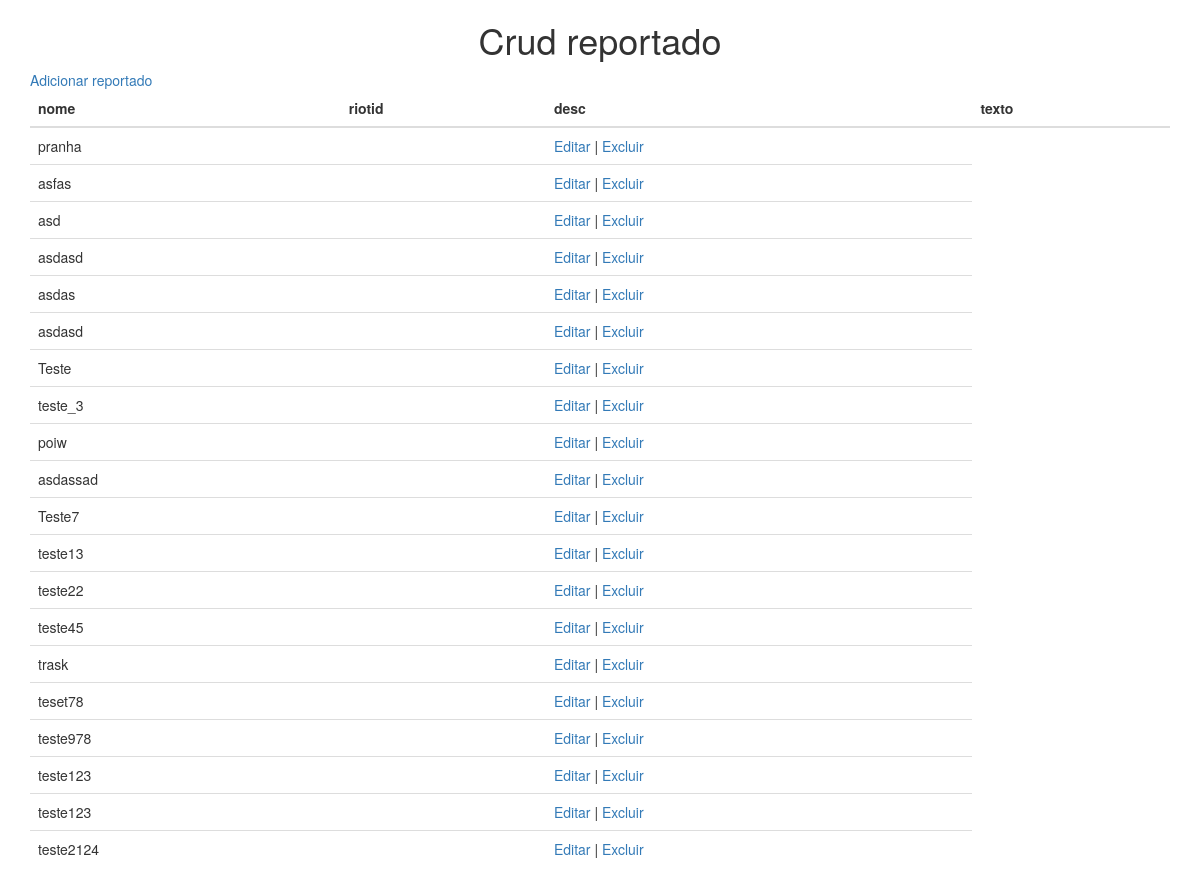
The page / on the database its author committed.
### app.py (models this page shows, shortened)
class Reportados(db.Model):
    id = db.Column('id', db.Integer, primary_key=True, autoincrement=True)
    nome = db.Column(db.String(150))
    riotid = db.Column(db.String(150))
    desc = db.Column(db.String(150))
    texto = db.Column(db.String(150))

### app.py (the view)
@app.route('/')
def index():
    reportado = Reportados.query.all()
    return render_template('index.html', reportado=reportado)

### templates/index.html (shortened to what this page needs)
<!doctype html>
<html lang="pt-br">
<head>
    <link rel="stylesheet" href="https://maxcdn.bootstrapcdn.com/bootstrap/3.4.0/css/bootstrap.min.css">
</head>
<body>
<h1 style="text-align: center;">Crud reportado</h1>
<div class="container">
    <div class="row">
        <div class="col-xs-12">
            <a href="/add">Adicionar reportado</a>
        </div>
        <div class="col-xs-12">
            <table class="table">
                <thead>
                <tr>
                    <th>nome</th>
                    <th>riotid</th>
                    <th>desc</th>
                    <th>texto</th>
                </tr>
                </thead>
                <tbody>
                {% for e in reportado %}
                <tr>
                    <td>{{e.nome}}</td>
                    <td>{{e.idade}}</td>
                    <td>
                        <a href="/edit/{{e.id}}">Editar</a> |
                        <a href="/delete/{{e.id}}">Excluir</a>
                    </td>
                </tr>
                {% endfor %}
                </tbody>
            </table>
        </div>
    </div>
</div>
</body>
</html>

### rows shown on the page
Reportados: nome "pranha"
Reportados: nome "asfas"
Reportados: nome "asd"
Reportados: nome "asdasd"
Reportados: nome "asdas"
Reportados: nome "asdasd"
Reportados: nome "Teste"
Reportados: nome "teste_3"
Reportados: nome "poiw"
Reportados: nome "asdassad"
Reportados: nome "Teste7"
Reportados: nome "teste13"
Reportados: nome "teste22"
Reportados: nome "teste45"
Reportados: nome "trask"
Reportados: nome "teset78"
Reportados: nome "teste978"
Reportados: nome "teste123"
Reportados: nome "teste123"
Reportados: nome "teste2124"
